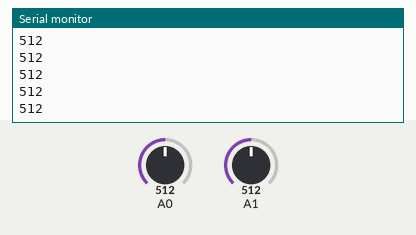
Bench run of a sketch on a simulated Arduino Uno, built with avr-gcc and run on an emulated ATmega328P. On the bench: the last lines printed to the serial monitor. The inputs (shaded band) are chosen by the test bench; at power-on: A1 = 512, A0 = 512. No radio packets arrive unless stated.

Above: at 1.2 s.
1.3 s: A1 set to 716
At 2.0 s:
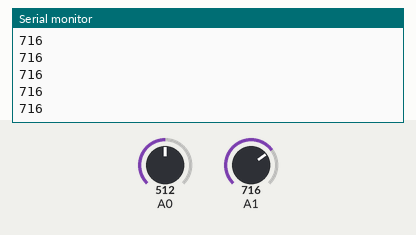
2.8 s: A1 set to 900
At 3.3 s:
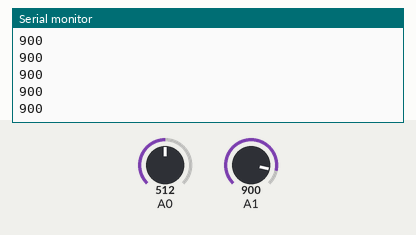
Timing chart, 0 to 5.8 s (numbered marks = the images above; inputs shaded):
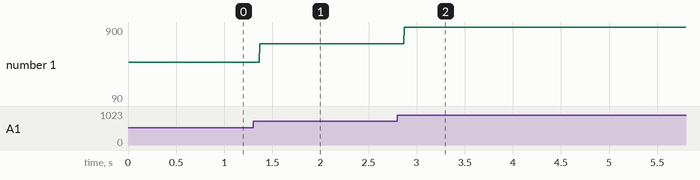

Measured:
- after the input at 1.3 s, the serial monitor: prints a new line after 0.07 s (image 1)
- after the input at 2.8 s, the serial monitor: prints a new line after 0.07 s (image 2)
- plotted number 1: 512 → 716 after the input at 1.3 s, 716 → 90 after the input at 2.8 s

The sketch:

transmetter.ino
```cpp
#include <SPI.h>
#include <nRF24L01.h>
#include <RF24.h>
const uint64_t pipe = 0xE8E8F0F0E1LL;
RF24 radio(7, 8);
int datos[5];
int val_x;
int val_y;

void setup(void)
{
  radio.begin();
  radio.openWritingPipe(pipe);
  //radio.setDataRate(RF24_250KBPS); // Recommended use of the capacitor in case of activating this function
  radio.setRetries(15, 15);
  Serial.begin(9600);
}
void loop() {
  datos[0] = analogRead(1);
  datos[1] = analogRead(0);
  //datos[2]=analogRead(2);
 // datos[3]=analogRead(3);
  bool ok = radio.write(datos, sizeof(datos));
  Serial.println(datos[0]);
}
```
